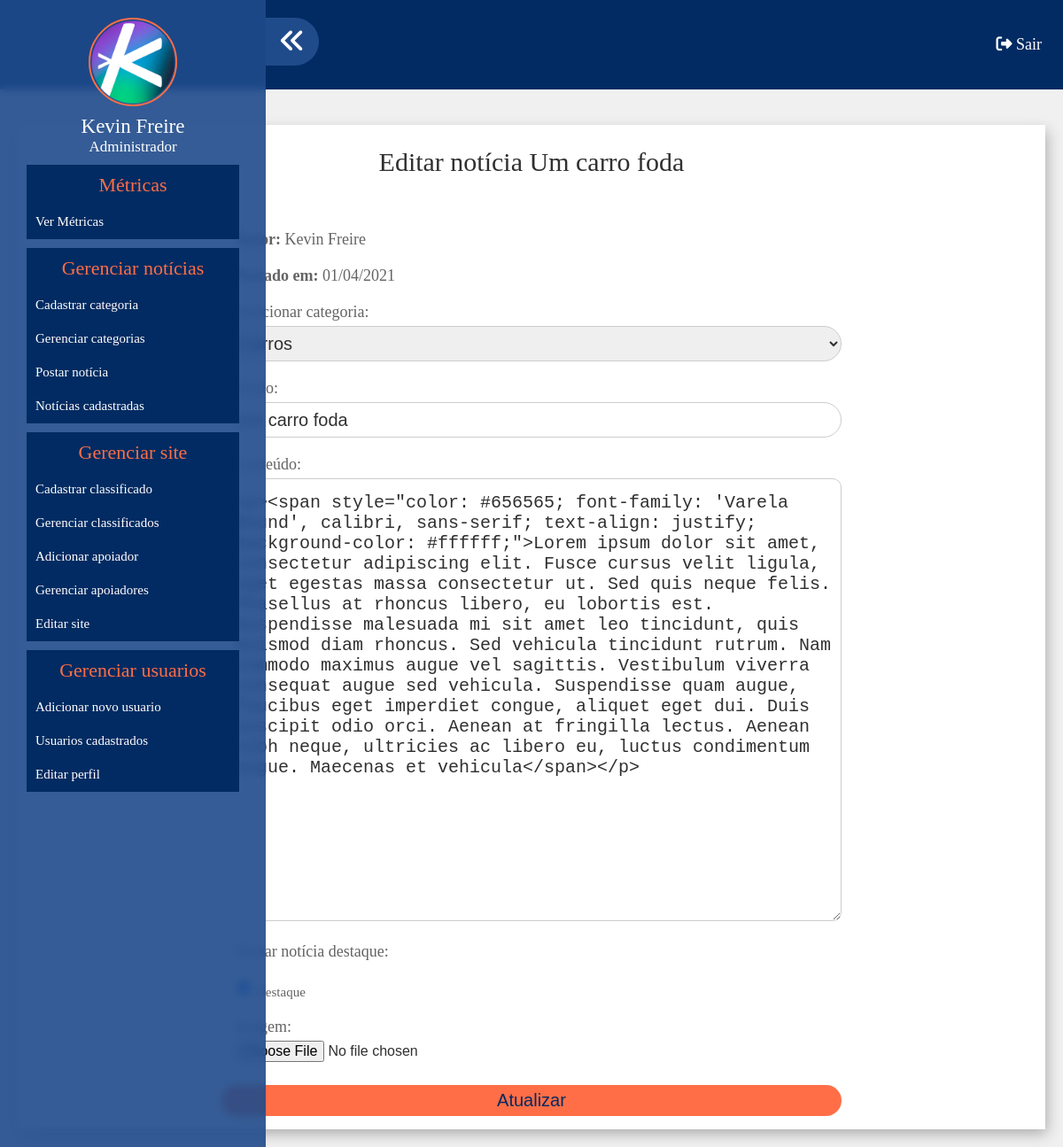
Page /pn/editar-noticia?id=18 (signed in) on the committed database.
### classes/MySql.php (called while the page is built)
<?php
	class MySql{
		private static $pdo;
		public static function conectar(){
			if(self::$pdo == null){
				try{
				self::$pdo = new PDO('mysql:host='.HOST.';dbname='.DATABASE,USUARIO,SENHA,array(PDO::MYSQL_ATTR_INIT_COMMAND => "SET NAMES utf8"));
				self::$pdo->setAttribute(PDO::ATTR_ERRMODE,PDO::ERRMODE_EXCEPTION);
				}catch(Exception $e){
					echo '<h2>Erro ao conectar</h2>';
				}
			}
			return self::$pdo;
		}
	}
?>

### pn/pages/editar-noticia.php (the view, shortened to what this page needs)
<?php
	$tabela = 'tb_admin.noticias';
	if(isset($_GET['id'])){
		$id = (int)$_GET['id'];
		$noticia = Painel::selecionar($tabela,'id',$id);
	}else{
		header('location: '.INCLUDE_PATH_PAINEL);
		die();
	}
?>
<div class="conteudo-painel">
	<h2>Editar notícia <?php echo ucfirst($noticia['titulo'])?></h2>
	<form method="post" enctype="multipart/form-data">
		<label><b>Autor: </b><?php echo ucfirst($noticia['autor']);?></label>
		<label><b>Postado em: </b><?php echo date('d/m/Y',strtotime($noticia['data']));?></label>
		<label>Selecionar categoria:</label>
		<select name="categoria_id">
			<?php
				$categorias = MySql::conectar()->prepare("SELECT * FROM `tb_admin.categoria`");
				$categorias->execute();
				$categorias = $categorias->fetchAll();
				foreach ($categorias as $key => $value) {
			?>
			<option <?php if($value['id'] == @$noticia['categoria_id']) echo 'selected';?> value="<?php echo $value['id'];?>"><?php echo $value['nome'];?></option>
			<?php
				}
			?>
		</select>
		<label>Título:</label>
		<input type="text" name="titulo" value="<?php echo $noticia['titulo'] ?>">
		<label>Conteúdo:</label>
		<textarea id="tinymce" name="conteudo"><?php echo $noticia['conteudo'] ?></textarea>
		<label>Tornar notícia destaque:</label>
		<label for="destaque" class="destaque">Destaque</label>
		<label>Imagem:</label>
		<input type="file" name="imagem">
		<input type="submit" name="acao" value="Atualizar">
	</form>
</div>

### pn/css/style.css (style rules this page uses)
* { margin: 0; padding: 0; box-sizing: border-box; }
html,body { height: 100%; background-color: #f0f0f0; }
.conteudo-painel { background-color: white; box-shadow: 3px 6px 15px -1px #ACACAC; padding: 15px; margin-top: 20px; }
.conteudo-painel h2 { color: #303030; padding: 10px; font-size: 30px; font-weight: normal; text-align: center; }
.conteudo-painel form { padding-top: 30px; width: 100%; max-width: 700px; margin: 0 auto; }
.conteudo-painel label { display: block; font-size: 18px; margin: 20px 0px 5px 15px; color: #646464; }
.conteudo-painel input:not([type="submit"]) { outline: 0; width: 100%; height: 40px; font-size: 20px; color: #303030; border: 1px solid #ccc; padding-left: 15px; border-radius: 20px; }
.conteudo-painel label.destaque { display: inline-block; font-size: 15px; margin: 0; color: #646464; }
.conteudo-painel textarea { outline: 0; width: 100%; height: 500px; min-height: 40px; resize: vertical; font-size: 20px; color: #303030; border: 1px solid #ccc; padding-left: 15px; padding-top: 15px; border-radius: 10px; }
.conteudo-painel select { outline: 0; width: 100%; height: 40px; font-size: 20px; color: #303030; border: 1px solid #ccc; padding-left: 15px; border-radius: 20px;; }
.conteudo-painel input[type=file] { font-size:16px; border: 0; }
.conteudo-painel input[type=submit] { width: 100%; height: 35px; background-color: #ff6e46; border: none; border-radius: 30px; color: #012b62; font-size: 16px; margin-top: 10px; font-size: 20px; cursor: pointer; }

### rows in the picture
tb_admin.noticias: titulo "Um carro foda", autor "Kevin Freire", data "01/04/2021", categoria_id "Carros", conteudo "<p><span style=\"color: #656565; font-family: 'Varela Round', calibri, sans-serif; text-align: justify; background-color: #ffffff;\">Lorem ipsum dolor sit amet, consectetur adipiscing elit. Fusce cursus velit ligula, eget egestas massa consectetur ut. Sed quis neque felis. Phasellus at rhoncus libero, eu lobortis est. Suspendisse malesuada mi sit amet leo tincidunt, quis euismod diam rhoncus. Sed vehicula tincidunt rutrum. Nam commodo maximus augue vel sagittis. Vestibulum viverra consequat augue sed vehicula. Suspendisse quam augue, faucibus eget imperdiet congue, aliquet eget dui. Duis suscipit odio orci. Aenean at fringilla lectus. Aenean nibh neque, ultricies ac libero eu, luctus…"

### other values in the picture
$_SESSION['nome'] "Kevin Freire"
Painel::pegaCargo($_SESSION['cargo']) "Administrador"
